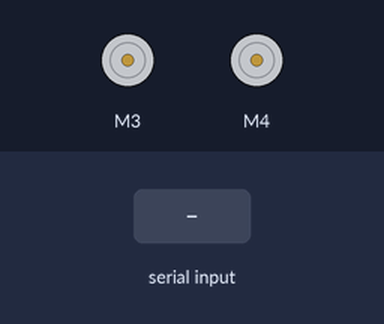
Bench run of a sketch on a simulated Arduino Uno, built with avr-gcc and run on an emulated ATmega328P. Parts: 2 × DC motor (green arrow = forward, orange = backward, longer = faster). The inputs (shaded band) are chosen by the test bench.

Above: at 1.2 s.
1.3 s: byte 30 received over Serial
At 2.0 s:
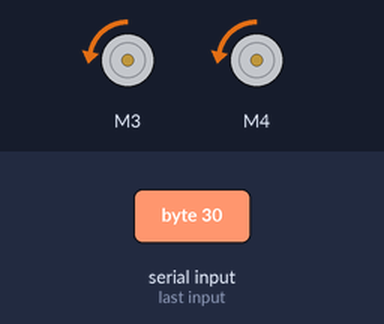
2.8 s: byte 90 received over Serial
At 3.2 s:
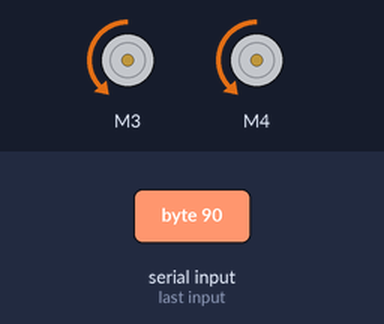
4.3 s: byte 120 received over Serial
At 5.5 s:
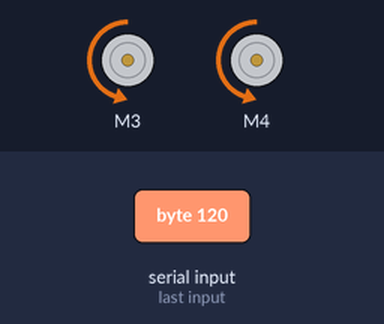
Timing chart, 0 to 7.3 s (numbered marks = the images above; inputs shaded):
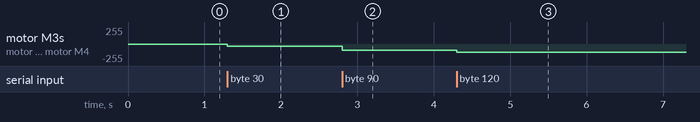

Measured:
- after the input at 1.3 s, motor M3, motor M4: stopped → backward 30/255 at once
- after the input at 2.8 s, motor M3, motor M4: backward 30/255 → backward 90/255 at once
- after the input at 4.3 s, motor M3, motor M4: backward 90/255 → backward 120/255 at once

The sketch:

serial_driving.ino
```cpp
#include <Wire.h>
#include <Adafruit_MotorShield.h>

// Create the motor shield object with the default I2C address
Adafruit_MotorShield AFMS = Adafruit_MotorShield();
// Or, create it with a different I2C address (say for stacking)
// Adafruit_MotorShield AFMS = Adafruit_MotorShield(0x61);

// Select which 'port' M1, M2, M3 or M4. In this case, M3 and M4
Adafruit_DCMotor *M3 = AFMS.getMotor(3);
Adafruit_DCMotor *M4 = AFMS.getMotor(4);
//Adafruit_DCMotor *myOtherMotor = AFMS.getMotor(2);

void setup() {
  Serial.begin(9600);           // set up Serial library at 9600 bps

  AFMS.begin();  // create with the default frequency 1.6KHz
  //AFMS.begin(1000);  // OR with a different frequency, say 1KHz

  // Set the speed to start, from 0 (off) to 255 (max speed)
  M3->setSpeed(150);
  M4->setSpeed(150);
  M3->run(FORWARD);
  M4->run(FORWARD);
  // turn on motor
  M3->run(RELEASE);
  M4->run(RELEASE);
}

void loop() {
  int spd;
  int M3spd;
  int M4spd;
  int dirn;

  if(Serial.available() > 0){
    spd = Serial.read();

    if (spd < 128){
      M4->run(BACKWARD);
      M3->run(BACKWARD);
    }

    else{
      M4->run(FORWARD);
      M3->run(FORWARD);
    }

    M4->setSpeed(spd);
    M3->setSpeed(spd);

  }
}
```
